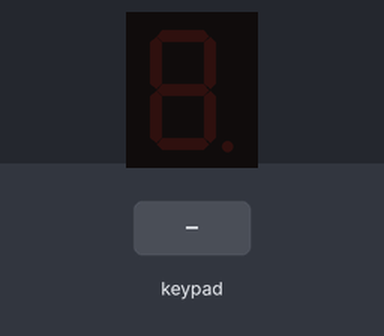
Bench run of a sketch on a simulated Arduino Uno, built with avr-gcc and run on an emulated ATmega328P. Parts: 1-digit seven-segment display. Inputs (shaded band) come from the test bench.

Above: at 1.2 s.
1.3 s: keypad keys 8 9 1 0 1 1 A pressed 0.4 s apart
At 4.6 s:
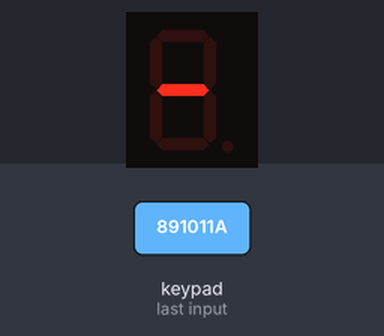
5.6 s: key '7' pressed
At 6.8 s:
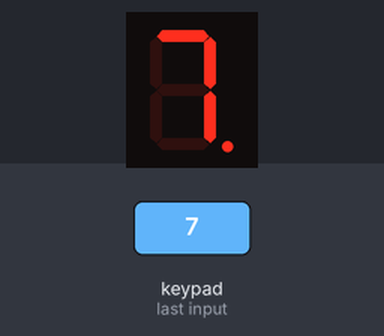
7.1 s: key '3' pressed
At 8.2 s:
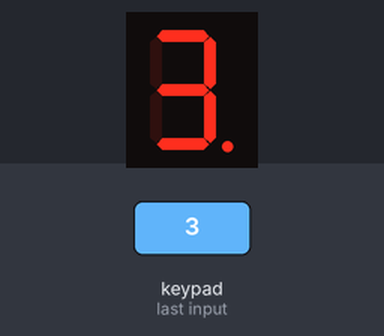
8.6 s: keypad keys 1 2 1 3 1 4 1 5 pressed 0.4 s apart
At 11.7 s:
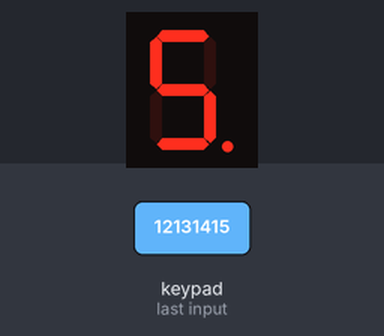
13.3 s: key 'F' pressed
At 14.0 s:
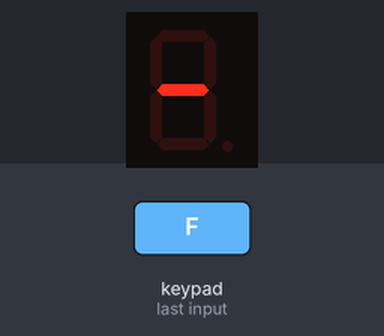
14.8 s: key '2' pressed
At 15.3 s:
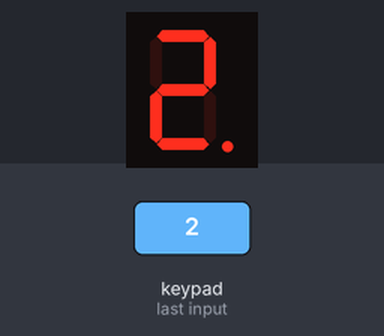
Timing chart, 0 to 17.3 s (numbered marks = the images above; inputs shaded):
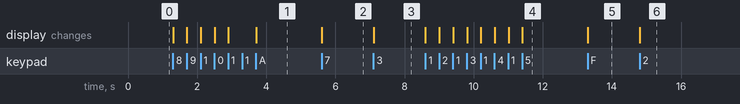

The sketch:

2.ino
```cpp
#include<Keypad.h>
#include<SevSeg.h>
SevSeg sevseg;

const byte ROWS=4;
const byte COLS=4;
char keys[ROWS][COLS] = {{'F', 'B', '7', '3'}, {'E', 'A', '6', '2'}, {'D', '9', '5', '1'}, {'C', '8', '4', '0'}};
byte rowPins[ROWS] = {8,9,10,11};
byte colPins[COLS] = {12,13,14,15};

Keypad keypad = Keypad(makeKeymap(keys),rowPins,colPins,ROWS,COLS);

void setup() {
  byte numDigits =1;
  byte digitPins[]={17};
  byte segmentPins[]={2,3,4,5,6,7,16};
  sevseg.begin(COMMON_CATHODE,numDigits,digitPins,segmentPins);
  Serial.begin(9600);

}

void loop() {
  char key =keypad.getKey();
  if(key!=NO_KEY){
      sevseg.setNumber(key-'0',0);
  }
  sevseg.refreshDisplay();
}
```

Measured:
- after the input at 1.3 s, the display: first changes at once (image 1 shows a later state)
- after the input at 5.6 s, the display: changes at once (image 2)
- after the input at 7.1 s, the display: changes at once (image 3)
- after the input at 8.6 s, the display: first changes at once (image 4 shows a later state)
- after the input at 13.3 s, the display: changes at once (image 5)
- after the input at 14.8 s, the display: changes at once (image 6)
